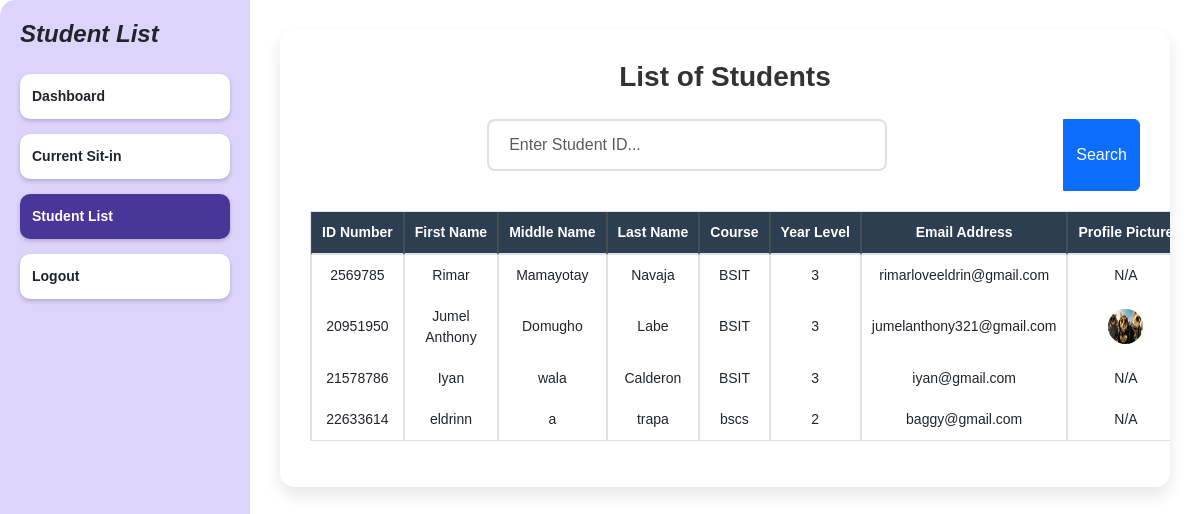
The app's page /student_list (signed in) with its own data.
### tables this page shows
CREATE TABLE students ( 
idno TEXT PRIMARY KEY,
lastname TEXT NOT NULL,
firstname TEXT NOT NULL,
midname TEXT,
course TEXT NOT NULL,
year_level INTEGER NOT NULL,
email_address TEXT NOT NULL,
username TEXT NOT NULL CHECK (username = idno),
password TEXT NOT NULL,
profile_picture TEXT DEFAULT NULL,
session_count INTEGER DEFAULT 30
);

### app.py (the view)
@app.route('/student_list')
@admin_required
def student_list():
    conn = get_db_connection()
    cursor = conn.cursor()
    cursor.execute("SELECT * FROM students")
    students = cursor.fetchall()
    conn.close()
    return render_template('student_list.html', students=students)

### app.py (called while the page is built)
def get_db_connection():
    conn = sqlite3.connect('users.db')
    conn.row_factory = sqlite3.Row
    return conn

def admin_required(f):
    @wraps(f)
    def decorated_function(*args, **kwargs):
        if not all(session.get(key) for key in ['user_id', 'user_type', 'is_admin']):
            return redirect(url_for('login'))
        session.modified = True
        return f(*args, **kwargs)
    return decorated_function

@app.after_request
def add_header(response):
    response.headers['Cache-Control'] = 'no-store, no-cache, must-revalidate, post-check=0, pre-check=0, max-age=0'
    response.headers['Pragma'] = 'no-cache'
    response.headers['Expires'] = '-1'
    return response

@app.before_request
def validate_session():
    if request.endpoint and 'static' in request.endpoint:
        return  # Skip session validation for static files
    if 'user_id' in session:
        session.permanent = True
        session.modified = True
        if session.get('user_type') == 'admin':
            session['is_admin'] = True
            session['last_activity'] = datetime.now().isoformat()

### templates/student_list.html (shortened to what this page needs)
{% extends "base.html" %}
{% block content %}
<head>
    <link rel="stylesheet" href="{{ url_for('static', filename='styles.css') }}">
    <link href="https://cdn.jsdelivr.net/npm/bootstrap@5.3.0/dist/css/bootstrap.min.css" rel="stylesheet">
</head>
<body>
    <div class="dashboard-container">
        <div class="sidebar">
            <h1 class="dashboard-title">Student List</h1>
            <a href="{{ url_for('admin_dashboard') }}" class="menu-btn">Dashboard</a>
            <a href="{{ url_for('current_sit_in') }}" class="menu-btn">Current Sit-in</a>
            <a href="{{ url_for('student_list') }}" class="menu-btn active">Student List</a>
            <a href="{{ url_for('logout') }}" class="menu-btn logout-btn">Logout</a>
        </div>
        <div class="content">
            <div class="container">
                <div class="student-list">
                    <h2>List of Students</h2>
                    <div class="input-group mb-3">
                        <input type="text" id="searchInput" placeholder="Enter Student ID..." class="form-control" onkeydown="handleSearch(event)">
                        <button class="btn btn-primary" type="button" onclick="searchStudents()">Search</button>
                    </div>
                    <table class="table table-bordered table-hover" id="studentTable">
                        <thead class="thead-dark">
                            <tr>
                                <th>ID Number</th>
                                <th>First Name</th>
                                <th>Middle Name</th>
                                <th>Last Name</th>
                                <th>Course</th>
                                <th>Year Level</th>
                                <th>Email Address</th>
                                <th>Profile Picture</th>
                            </tr>
                        </thead>
                        <tbody>
                            {% for student in students %}
                            <tr>
                                <td>{{ student.idno }}</td>
                                <td>{{ student.firstname }}</td>
                                <td>{{ student.midname }}</td>
                                <td>{{ student.lastname }}</td>
                                <td>{{ student.course }}</td>
                                <td>{{ student.year_level }}</td>
                                <td>{{ student.email_address }}</td>
                                <td>
                                    {% if student.profile_picture %}
                                    <img src="{{ url_for('static', filename=student.profile_picture) }}" alt="Profile Picture" class="profile-pic">
                                    {% else %}
                                    N/A
                                    {% endif %}
                                </td>
                            </tr>
                            {% endfor %}
                        </tbody>
                    </table>
                </div>
            </div>
        </div>
    </div>
</body>
</html>
{% endblock %}

### static/styles.css (style rules this page uses)
body { height: 100vh; margin: 0; display: flex; justify-content: center; align-items: center; background: #f5f5f5; font-family: Arial, sans-serif; overflow-y: auto; }
* { margin: 0; padding: 0; box-sizing: border-box; font-family: Arial, sans-serif; }
body { display: flex; justify-content: center; align-items: center; height: 100vh; background-color: #f5f5f5; }
.dashboard-container { width: 100%; height: 100vh; display: flex; border-radius: 15px; background-color: #fff; overflow: hidden; }
.sidebar { width: 250px; background-color: #ddd4fc; padding: 20px; display: flex; flex-direction: column; gap: 15px; border-top-left-radius: 15px; border-bottom-left-radius: 15px; overflow-y: auto; }
.dashboard-title { font-size: 24px; font-weight: bold; font-style: italic; text-align: left; margin-bottom: 10px; }
.profile-pic { width: 35px; height: 35px; background-color: #c0c0c0; border-radius: 50%; }
.menu-btn { background-color: #fff; border: none; padding: 12px; border-radius: 10px; font-size: 14px; font-weight: bold; text-align: left; cursor: pointer; box-shadow: 0px 2px 4px rgba(0, 0, 0, 0.2); text-decoration: none; color: inherit; }
.menu-btn.active { background-color: #4a3599; color: white; }
.content { flex: 1; background-color: #fff; border-top-right-radius: 15px; border-bottom-right-radius: 15px; padding: 20px; overflow-y: auto; }
.table { width: 100%; margin-bottom: 1rem; color: #212529; }
.table th, .table td { padding: 0.75rem; vertical-align: top; border-top: 1px solid #dee2e6; }
.table thead th { vertical-align: bottom; border-bottom: 2px solid #dee2e6; }
.table-bordered { border: 1px solid #dee2e6; }
.table-bordered th, .table-bordered td { border: 1px solid #dee2e6; }
.table-bordered thead th, .table-bordered thead td { border-bottom-width: 2px; }
.thead-dark th { color: #fff; background-color: #343a40; border-color: #454d55; }

### templates/student_list.html (style rules this page uses)
.container { display: flex; flex-direction: column; gap: 20px; max-width: 1400px; margin: 0 auto; padding: 20px; }
.student-list { background: #fff; padding: 30px; border-radius: 15px; box-shadow: 0 8px 16px rgba(0, 0, 0, 0.1); flex: 1; width: 100%; overflow-x: auto; }
.student-list h2 { font-size: 28px; font-weight: bold; margin-bottom: 25px; text-align: center; color: #333; }
#studentTable { width: 100%; border-collapse: separate; border-spacing: 0; margin-top: 20px; font-size: 15px; }
#studentTable th { background-color: #2c3e50; color: white; padding: 15px; text-align: center; font-weight: 600; white-space: nowrap; }
#studentTable td { padding: 12px 15px; text-align: center; vertical-align: middle; }
#searchInput { max-width: 400px; margin: 0 auto 20px; padding: 12px 20px; border: 2px solid #e0e0e0; border-radius: 8px; font-size: 16px; transition: border-color 0.3s ease; }
@media (max-width: 1200px) { .container { padding: 10px; } }
@media (max-width: 1200px) { #studentTable { font-size: 14px; } }
@media (max-width: 1200px) { #studentTable th, #studentTable td { padding: 10px; } }
.mb-3 { margin-bottom: 20px !important; }

### records on screen
students: idno "2569785", firstname "Rimar", midname "Mamayotay", lastname "Navaja", course "BSIT", year_level "3", email_address "rimarloveeldrin@gmail.com", shows "N/A"
students: idno "20951950", firstname "Jumel Anthony", midname "Domugho", lastname "Labe", course "BSIT", year_level "3", email_address "jumelanthony321@gmail.com", profile_picture (picture)
students: idno "21578786", firstname "Iyan", midname "wala", lastname "Calderon", course "BSIT", year_level "3", email_address "iyan@gmail.com", shows "N/A"
students: idno "22633614", firstname "eldrinn", midname "a", lastname "trapa", course "bscs", year_level "2", email_address "baggy@gmail.com", shows "N/A"
